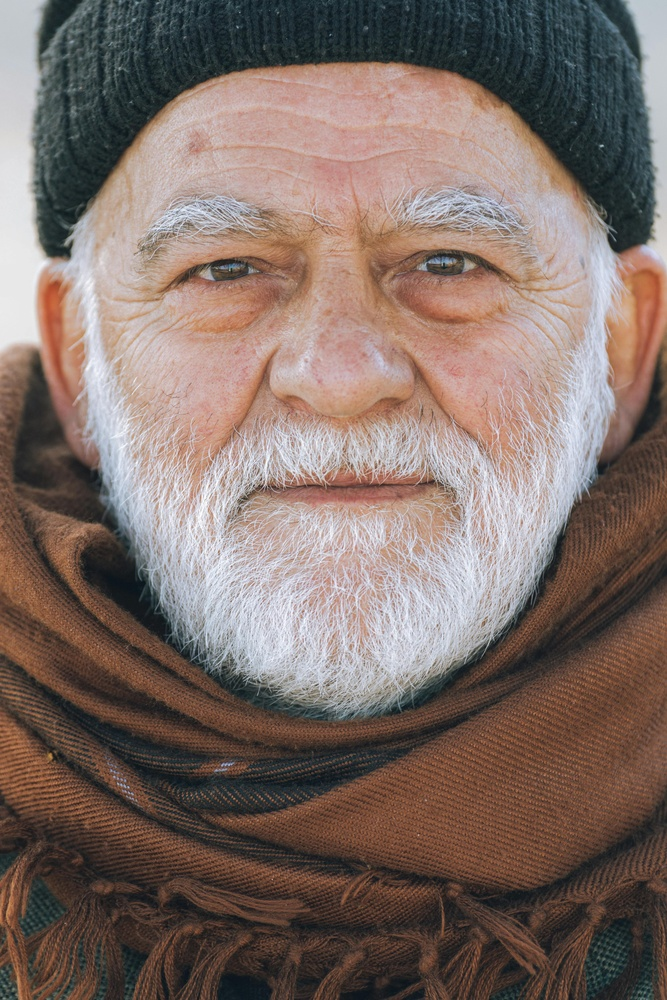
#> input picture train_old_man.1.1.jpg, 667 x 1000 px, shrunk from 3648 x 5472 before the run, found by its file name
$ jupyter execute OpenCV_Image_Processing_Complete_Work_with_Parameters_and_Hyperparameters.ipynb
#> lines starting #> are read from the running program, lines starting #| are printed output that depends on the picture
# OpenCV Image Processing Demonstrations with Detailed Parameter Explanations and Hyperparameters

Welcome to this notebook where we will learn about various image processing techniques using OpenCV. Each section contains explanations about the techniques, the required code, detailed information about each parameter, hyperparameters that can be used for experimentation, and a Before vs After comparison to help you understand the changes made to the images.

## Topics Covered:
1. **Edge Detection** - Finding the edges in an image.
2. **Image Sharpening** - Making an image look clearer by highlighting edges.
3. **Blur Image** - Softening an image to reduce noise or detail.
4. **Image Resize** - Making an image bigger or smaller.
5. **Image Rotation** - Changing the orientation of an image.
6. **Image Augmentation** - Modifying an image by flipping it.
7. **Image Cropping** - Cutting out part of an image.
8. **Convert Image to Black and White and Negative** - Changing color representation.
9. **Face Detection** - Finding faces in an image.
10. **Identifying Facial Features** - Identifying eyes in a face.

Let's get started!

[cell 1]
import cv2
import numpy as np
import matplotlib.pyplot as plt
import ipywidgets as widgets
from IPython.display import display

# Load Image
image_path = './Training_Images/train_old_man.1.1.jpg' # Change to your image path
image = cv2.imread(image_path)
#> image is the input picture: shape (1000, 667, 3); mean B, G, R 102.3, 109.2, 126.2
image_rgb = cv2.cvtColor(image, cv2.COLOR_BGR2RGB)

# Widget to display Before vs After images
def display_before_after(before, after, title_before='Before', title_after='After'):
    fig, axs = plt.subplots(1, 2, figsize=(10, 5))
    axs[0].imshow(before)
    axs[0].set_title(title_before)
    axs[0].axis('off')
    axs[1].imshow(after)
    axs[1].set_title(title_after)
    axs[1].axis('off')
    plt.show()

## 1. Edge Detection

Edge detection is used to find the boundaries within images by detecting rapid changes in pixel intensity. We use the **Canny Edge Detection** method, which requires two threshold values to determine the edges.

- **Syntax**: `cv2.Canny(image, threshold1, threshold2)`
  - **`threshold1`**: The lower threshold for the intensity gradient. Recommended values are between `50-150`.
  - **`threshold2`**: The upper threshold for the intensity gradient. This value should be roughly double `threshold1`.
  - **Hyperparameters to Experiment With**:
    - `threshold1 = 50`, `threshold2 = 100`: Lower threshold values to include more edges.
    - `threshold1 = 100`, `threshold2 = 200`: Balanced approach for sharper edges.
    - `threshold1 = 150`, `threshold2 = 300`: Higher thresholds to capture only the most prominent edges.
  - **Why These Values**: Experimenting with threshold values helps to understand the sensitivity of edge detection. Lower values detect more edges but may also increase noise.

[cell 2]
# Edge Detection
edges = cv2.Canny(image, 100, 200)
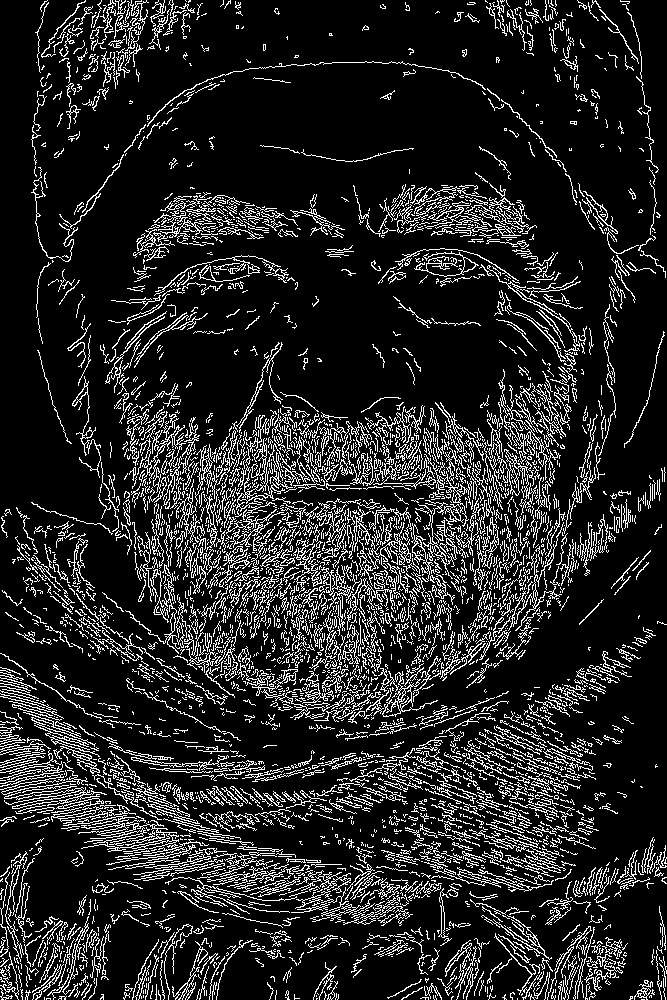
#> edges: shape (1000, 667); 14.4% white in thin lines or dots
display_before_after(image_rgb, edges, 'Original Image', 'Edges Detected')
#> (the call stopped at in display_before_after, `fig, axs = plt.subplots(1, 2, figsize=(10, 5))`: IPython is not available in this run)

## 2. Image Sharpening

Image sharpening is used to enhance the edges and make the image appear more defined. We use a **kernel** (a small matrix) to process the image.

- **Kernel Used**:
  ```
  -1 -1 -1
  -1  9 -1
  -1 -1 -1
  ```
  - The center value (9) is greater than its neighbors (-1), which emphasizes the central pixel while subtracting the neighboring pixels.
- **Syntax**: `cv2.filter2D(image, ddepth, kernel)`
  - **`kernel`**: The filter kernel used to process the image.
  - **Hyperparameters to Experiment With**:
    - Increase the center value (`9`) to `11` or `13` for more aggressive sharpening.
    - Reduce the negative values (`-1`) to `-2` to emphasize the sharpening effect further.
    - Adjust kernel size to include more neighbors to see how it affects the overall image.
  - **Why These Values**: Changing the kernel's central and surrounding values directly affects the sharpness and contrast of the image.

[cell 3]
# Image Sharpening
kernel_sharpening = np.array([
    [-1, -1, -1, -1, -1],
    [-1,  1,  1,  1, -1],
    [-1,  1,  10,  1, -1],
    [-1,  1,  1,  1, -1],
    [-1, -1, -1, -1, -1]
])
sharpened = cv2.filter2D(image, -1, kernel_sharpening)
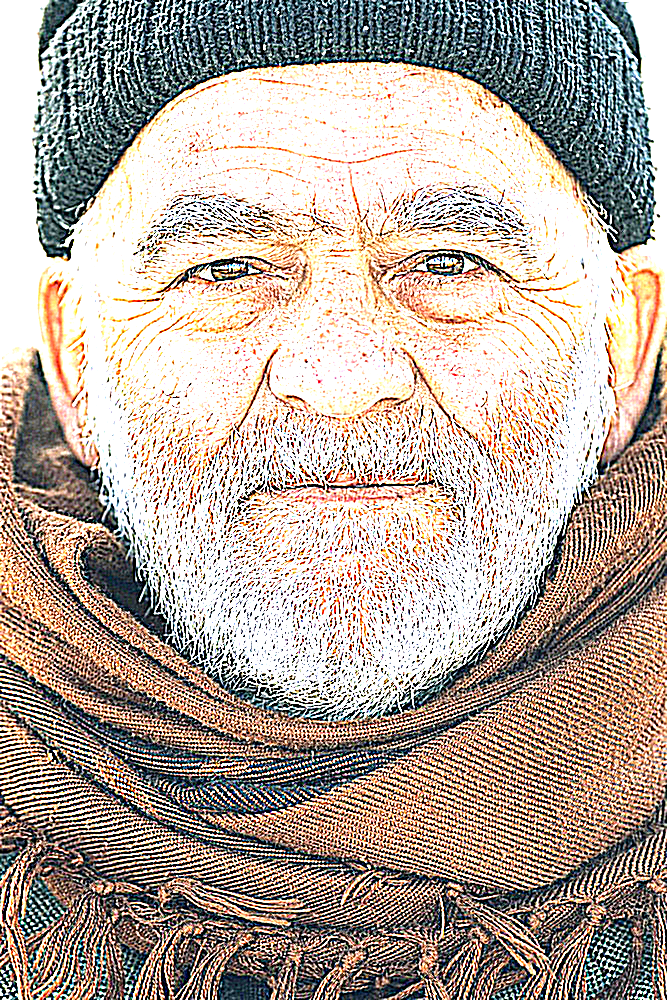
#> sharpened: shape (1000, 667, 3); mean B, G, R 155.8, 165.8, 178.1
display_before_after(image_rgb, cv2.cvtColor(sharpened, cv2.COLOR_BGR2RGB), 'Original Image', 'Sharpened Image')
#> (the call stopped at in display_before_after, `fig, axs = plt.subplots(1, 2, figsize=(10, 5))`: IPython is not available in this run)

## 3. Blur Image

Blurring helps reduce noise and detail in an image, making it appear smoother. We use a **GaussianBlur** function.

- **Syntax**: `cv2.GaussianBlur(image, (kernel_size_x, kernel_size_y), sigmaX)`
  - **`kernel_size`**: The size of the filter kernel, given as `(width, height)`. Should be odd numbers (e.g., `(15, 15)`).
  - **`sigmaX`**: Standard deviation in the X direction.
  - **Hyperparameters to Experiment With**:
    - **`kernel_size = (5, 5)`**: Smaller kernel for a minor blur effect.
    - **`kernel_size = (25, 25)`**: Larger kernel for a strong blur effect.
    - **`sigmaX = 0`**: Allows OpenCV to calculate the best value. Try setting `sigmaX = 5` or `10` to see how it affects the blur.
  - **Why These Values**: The size of the kernel and the sigma value affect how much the image is blurred and how smooth the result is.

[cell 4]
# Blur Image
blurred = cv2.GaussianBlur(image, (15, 15), 0)
display_before_after(image_rgb, cv2.cvtColor(blurred, cv2.COLOR_BGR2RGB), 'Original Image', 'Blurred Image')
#> (the call stopped at in display_before_after, `fig, axs = plt.subplots(1, 2, figsize=(10, 5))`: IPython is not available in this run)

## 4. Image Resize

Resizing allows us to change the dimensions of an image, either scaling it up or down.

- **Syntax**: `cv2.resize(image, (width, height))`
  - **`width` and `height`**: The new dimensions of the resized image.
  - **Hyperparameters to Experiment With**:
    - **`width = original_width * 2`, `height = original_height * 2`**: Scaling up by a factor of 2.
    - **`width = original_width // 2`, `height = original_height // 2`**: Scaling down by a factor of 2.
    - **`interpolation = cv2.INTER_LINEAR`**: Use different interpolation methods such as `cv2.INTER_CUBIC` for better quality.
  - **Why These Values**: Changing interpolation methods can affect the quality of resizing, particularly for scaling up.

[cell 5]
# Image Resize
resized = cv2.resize(image, (image.shape[1]//2, image.shape[0]//2))
display_before_after(image_rgb, cv2.cvtColor(resized, cv2.COLOR_BGR2RGB), 'Original Image', 'Resized Image')
#> (the call stopped at in display_before_after, `fig, axs = plt.subplots(1, 2, figsize=(10, 5))`: IPython is not available in this run)

## 5. Image Rotation

Rotation changes the orientation of an image. We use a **rotation matrix** to rotate the image.

- **Syntax**: `cv2.getRotationMatrix2D(center, angle, scale)`
  - **`center`**: The center point around which the image will be rotated.
  - **`angle`**: The angle of rotation in degrees. Positive values rotate counterclockwise.
  - **`scale`**: Scaling factor.
  - **Hyperparameters to Experiment With**:
    - **`angle = 90`**: Rotate the image by 90 degrees.
    - **`angle = 180`**: Rotate the image by 180 degrees.
    - **`scale = 0.5`**: Reduce the size of the image during rotation.
  - **Why These Values**: Different rotation angles and scales can be used to understand how rotating around the center affects the orientation.

[cell 6]
# Image Rotation
(h, w) = image.shape[:2]
#> h = 1000; w = 667
center = (w // 2, h // 2)
#> center = (333, 500)
M = cv2.getRotationMatrix2D(center, 45, 1.0)
rotated = cv2.warpAffine(image, M, (w, h))
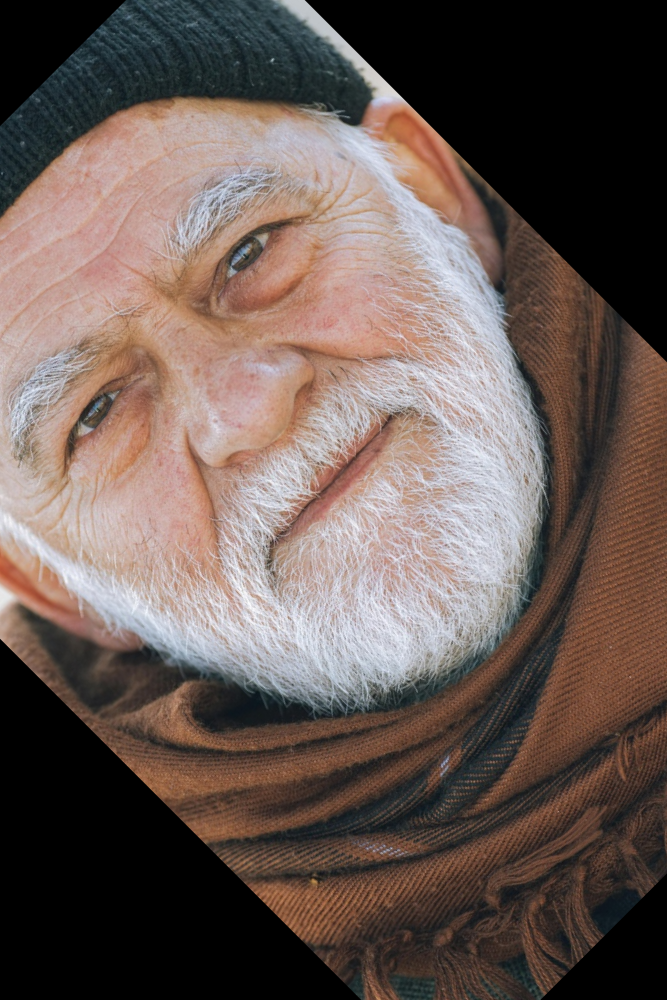
#> rotated: shape (1000, 667, 3); mean B, G, R 84, 89.7, 104.8
display_before_after(image_rgb, cv2.cvtColor(rotated, cv2.COLOR_BGR2RGB), 'Original Image', 'Rotated Image')
#> (the call stopped at in display_before_after, `fig, axs = plt.subplots(1, 2, figsize=(10, 5))`: IPython is not available in this run)

## 9. Face Detection

Face detection involves identifying faces in an image using a pre-trained **Haar Cascade classifier**.

- **Syntax**: `face_cascade.detectMultiScale(image, scaleFactor, minNeighbors)`
  - **`scaleFactor`**: Parameter specifying how much the image size is reduced at each image scale.
  - **`minNeighbors`**: Number of neighbors each rectangle should have to retain it.
  - **Hyperparameters to Experiment With**:
    - **`scaleFactor = 1.05`**: Smaller scaling to find more faces, including smaller ones.
    - **`scaleFactor = 1.2`**: Larger scaling to detect only prominent faces.
    - **`minNeighbors = 3` or `10`**: Lower values detect more faces but may include false positives.
  - **Why These Values**: Adjusting these hyperparameters helps balance between detecting many faces and reducing false positives.

[cell 7]
# Face Detection
face_cascade = cv2.CascadeClassifier(cv2.data.haarcascades + 'haarcascade_frontalface_default.xml')
gray_image = cv2.cvtColor(image, cv2.COLOR_BGR2GRAY)
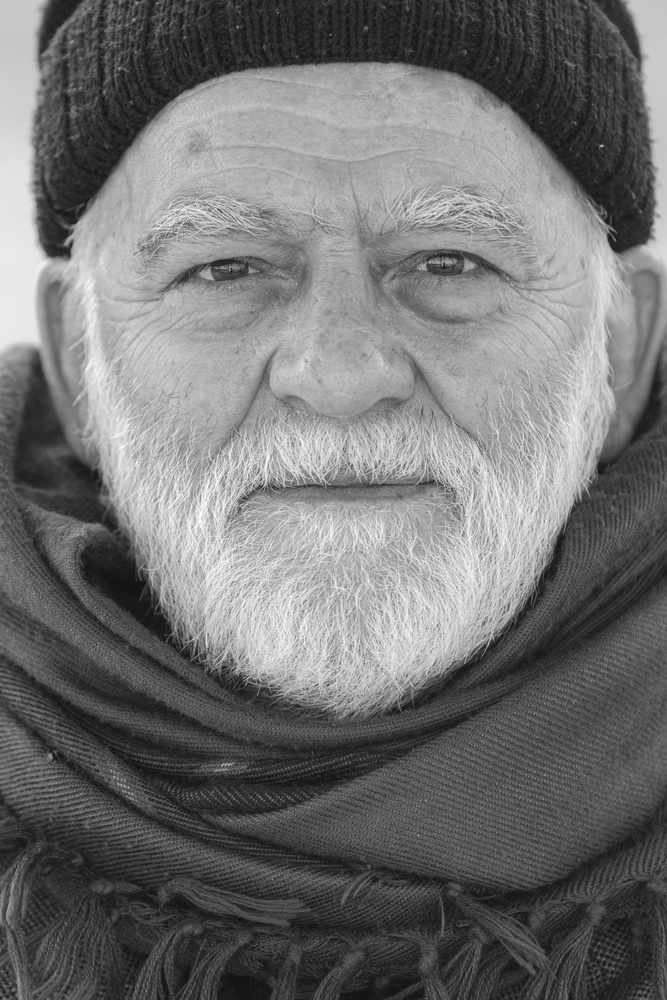
#> gray_image: shape (1000, 667); min 16, max 255, mean 113.5
faces = face_cascade.detectMultiScale(gray_image, scaleFactor=1.1, minNeighbors=5, minSize=(30, 30))
#> faces = [[52, 64, 559, 559]]
face_detected_image = image_rgb.copy()
for (x, y, w, h) in faces:
    cv2.rectangle(face_detected_image, (x, y), (x + w, y + h), (255, 0, 0), 2)
#> this loop made 1 pass
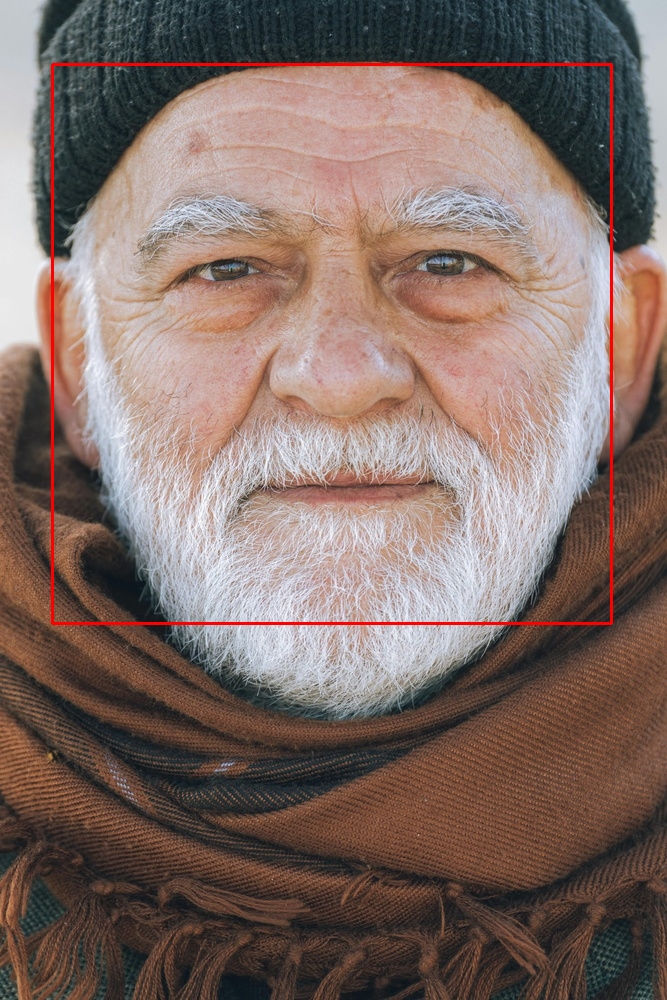
#> face_detected_image: shape (1000, 667, 3); mean R, G, B 127.8, 108.2, 101.4
display_before_after(image_rgb, face_detected_image, 'Original Image', 'Faces Detected')
#> (the call stopped at in display_before_after, `fig, axs = plt.subplots(1, 2, figsize=(10, 5))`: IPython is not available in this run)
